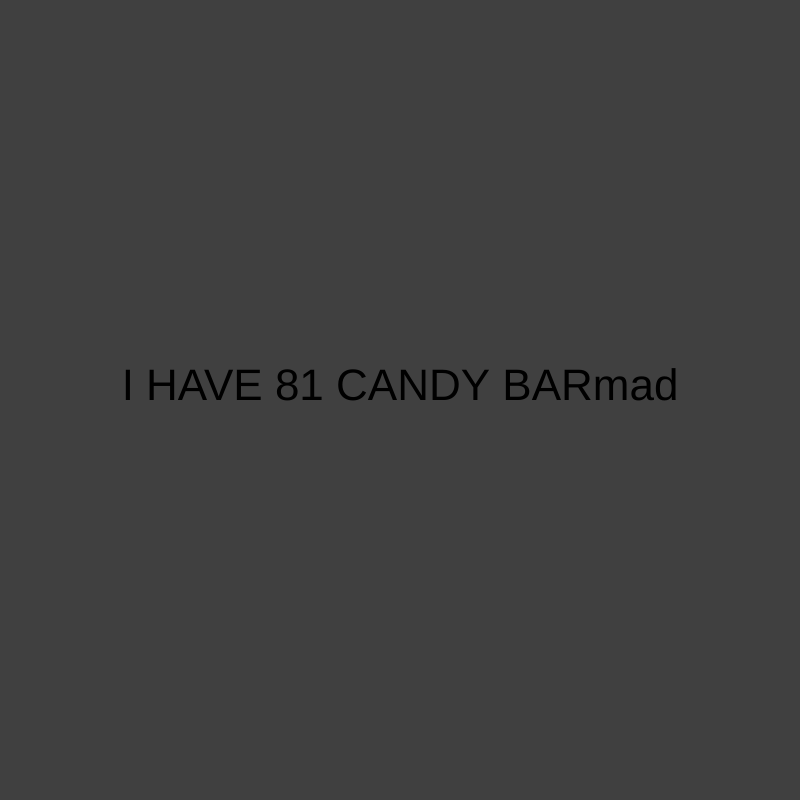
Frame 1 (no input)
Frame 60 (no input): identical to frame 1, image omitted
Frame 120 (the mouse pressed at the canvas centre since frame 60): identical to frame 1, image omitted

The p5.js sketch that drew this single still picture (run headless with seeded random() and noise() and a simulated clock; from frame 60 on, the mouse is pressed at the canvas centre):

// p5.js sketch
// ── sketch.js

let candy = [];
let feelings = ["mad", " so happy", "excited", "delirious"];

let positionCandy = 0;
let positionFeelings = 0;



function setup() {
  createCanvas(800, 800);
   background(225,255,0);

  candy[0] = 81
candy[1] = 0;
candy[2] = 3;
candy[4] = 8;

textSize(44);
textAlign(CENTER);
  
}


 function draw(){
background(64);
text("I HAVE " + candy[positionCandy] + " CANDY BAR" + feelings[positionFeelings], width/2, height/2);
 }
